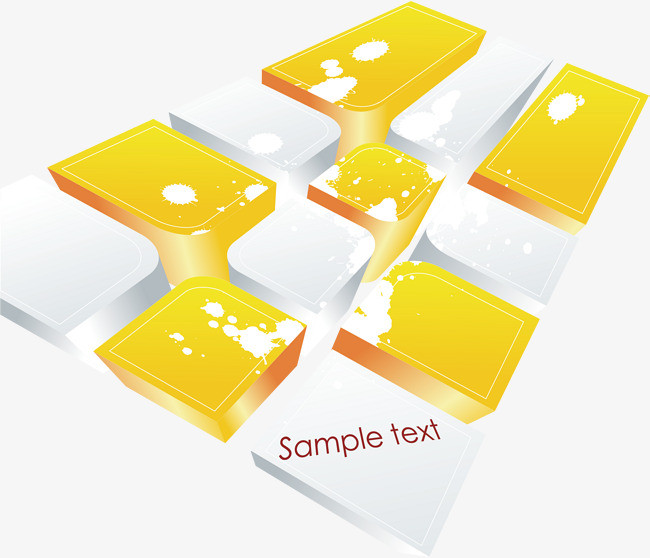
//> input picture opencv/2.jpg, 650 x 558 px
$ ./fastFuriorTransform   (built with g++ and OpenCV 4)
//> lines starting //> are read from the running program, lines starting //| are printed output that depends on the picture
#include <stdio.h>
#include <math.h>
#include <cv.h>
#include <highgui.h>
#include <cvaux.h>
#include <opencv2/opencv.hpp>
#include <opencv2/imgproc/imgproc.hpp>


#define PI 3.14159

using namespace cv;
using namespace std;

Mat dstImage;

/*
由于二维傅里叶变换后得到的矩阵元素数值很大，并且包含实数和虚数。为便于观察分析，需要将变换后的结果进行求模，然后归一化到[0,255]，以便保存为频谱图。
归一化后，大部分像素灰度较低，在频谱图上接近黑色，肉眼不容易察觉，因此还需要使用log函数对低灰度区域进行增强。
另外，由于傅里叶变换本身具有对称性，最终生成的频谱图的四个角也具有对称性，
因此，一般在完成归一化后，还有一个把频谱原点平移到频谱图中心的操作。
对应的求模、归一化和中心平移函数分别为generate_spectrum()、normalize_spectrum()和shift_spectrum_to_center()。
*/

struct CComplex {
	CComplex(float r, float ir):real(r),irreal(ir){}
	CComplex():real(0),irreal(0){}
	float real;
	float irreal;
};

CComplex eMult(const CComplex& a, const CComplex& b) {
	return CComplex(a.real*b.real - a.irreal*b.irreal, a.real*b.irreal + a.irreal*b.real);
}

CComplex eAdd(const CComplex& a, const CComplex& b) {
	return CComplex(a.real + b.real, a.irreal + b.irreal);
}

//求二进制逆序数,得到傅里叶变换蝶形运算需要的原离散序列的顺序
int reverse_bit(int num, int len)
{
	int i, bit;
	unsigned new_num = 0;
	for (i = 0; i < len; i++)
	{
		bit = num & 1;
		new_num <<= 1;
		new_num = new_num | bit;
		num >>= 1;
	}
	return new_num;
}

//判断是否是2的整数次方
int if_binaryNum(int length) {
	int num = 0;
	while (length != 1) {
		if (length % 2 == 0) {
			length = length / 2;
			num++;
		}
		else {
			return -1;
		}
	}
	return num;
}

//将非2的整数次方边长的图片缩放为2的整数次方
Mat binarylizeImage(Mat image) {
	float c = image.cols, r = image.rows;
	int cn = 0, rn = 0, cnew = 2, rnew = 2;
	while (c / 2 > 1) { c = c / 2; cn++;}
	while (r / 2 > 1) { r = r / 2; rn++;}
	while (cn > 0) { cnew = cnew * 2; cn--;}
	while (rn > 0) { rnew = rnew * 2; rn--;}
	resize(image, image, Size(cnew, rnew));
	return image;
}

//FFT
void fastFuriorTransform(Mat image) {
	int lengthC = image.cols;
	int lengthR = image.rows;
	int numC, numR;
	vector<CComplex> resultE;
	Mat furiorResultF = Mat(image.cols, image.rows, CV_32FC1);
	//映射表
	vector <int> mappingC;
	vector <int> mappingR;
	//W值表
	vector <CComplex> mappingWC;
	vector <CComplex> mappingWR;

	//判断输入图片边长是否是2的n次方，如果不符合，调整image大小
	numC = if_binaryNum(lengthC);
	numR = if_binaryNum(lengthR);
	if (numC == -1 || numR == -1) {
		fastFuriorTransform(binarylizeImage(image));
		return;
	}

	//构造映射表
	for (int c = 0; c < image.cols; c++) {
		mappingC.push_back(0);
	}
	for (int r = 0; r < image.rows; r++) {
		mappingR.push_back(0);
	}
	for (int c = 0; c < image.cols; c++) {
		mappingC.at(reverse_bit(c, numC)) = c;  //reverse_bit(c, numC)给出原序列元素应该放置在蝶形运算中的位置
	}
	for (int r = 0; r < image.rows; r++) {
		mappingR.at(reverse_bit(r, numR)) = r;
	}

	//构造W表,相当于旋转因子的x次方
	for (int i = 0; i < lengthC / 2; i++) {
		CComplex w(cosf(2 * PI / lengthC * i), -1 * sinf(2 * PI / lengthC * i));
		mappingWC.push_back(w);
	}
	for (int i = 0; i < lengthR / 2; i++) {
		CComplex w(cosf(2 * PI / lengthR * i), -1 * sinf(2 * PI / lengthR * i));
		mappingWR.push_back(w);
	}

	//初始化
	for (int r = 0; r < lengthR; r++) {
		for (int c = 0; c < lengthC; c++) {
			//利用映射表，并且以0到1区间的32位浮点类型存储灰度值
			//实部为灰度值，虚部为0
			CComplex w((float)image.at<uchar>(mappingR.at(r), mappingC.at(c)) / 255, 0);  //使用mappingR或mappingC得到需要的蝶形坐标
			resultE.push_back(w);  //resultE中存放的其实是蝶形运算需要的重排后的图像数据，但是将图像数据组成了复数，实部为原图像数据，虚部为0
		}
	}

	//循环计算每行
	for (int r = 0; r < lengthR; r++) {
		//循环更新resultE中当前行的数值，即按照蝶形向前层层推进
		for (int i = 0; i < numC; i++) {   //总共有numC级蝶形结构，numC=log2N
			int combineSize = 2 << i;   //代表第m级蝶形运算的个数为2^m
			vector<CComplex> newRow;
			//按照2,4,8,16...为单位进行合并，并更新节点的值
			for (int j = 0; j < lengthC; j = j + combineSize) {  // j是当前的蝶形单元，j + combineSize代表跳到下一个蝶形运算
				int n;
				for (int k = 0; k < combineSize; k++) {  //在一个蝶形中运算
					if (k < (combineSize / 2)) {  //在前N/2， X1()+WX2()
						int w = k * lengthC / combineSize;
						n = k + j + r*lengthC;   // k + j是选出第r行(r*lengthC)的第j个蝶形运算单元
						newRow.push_back(eAdd(resultE.at(n), eMult(resultE.at(n + (combineSize >> 1)), mappingWC.at(w))));
					}
					else {   //在后N/2   X1()-WX2()
						int w = (k - (combineSize >> 1)) * lengthC / combineSize;
						n = k + j - (combineSize >> 1) + r*lengthC;
						newRow.push_back(eAdd(resultE.at(n), eMult(CComplex(-1, 0), eMult(resultE.at(n + (combineSize >> 1)), mappingWC.at(w)))));
					}

				}
			}
			//用newRow来更新resultE中的值
			for (int j = 0; j < lengthC; j++) {
				int n = j + r*lengthC;
				resultE.at(n) = newRow.at(j);
			}
			newRow.clear();
		}
	}

	//循环计算每列
	for (int c = 0; c < lengthC; c++) {
		for (int i = 0; i < numR; i++) {
			int combineSize = 2 << i;
			vector <CComplex> newColum;
			for (int j = 0; j < lengthR; j = j + combineSize) {
				int n;
				for (int k = 0; k < combineSize; k++) {
					if (k < (combineSize >> 1)) {
						int w = k * lengthR / combineSize;
						n = (j + k) * lengthC + c;
						newColum.push_back(eAdd(resultE.at(n), eMult(resultE.at(n + (combineSize >> 1)*lengthC), mappingWR.at(w))));
					}
					else {
						int w = (k - (combineSize >> 1)) * lengthR / combineSize;
						n = (j + k - (combineSize >> 1)) * lengthC + c;
						newColum.push_back(eAdd(resultE.at(n), eMult(CComplex(-1, 0), eMult(resultE.at(n + (combineSize >> 1)*lengthC), mappingWR.at(w)))));
					}
				}
			}
			//用newColum来更新resultE中的值
			for (int j = 0; j < lengthR; j++) {
				int n = j*lengthC + c;
				resultE.at(n) = newColum.at(j);
			}
			newColum.clear();
		}
	}

	//结果存入一个vector<float>中
	float val_max, val_min;
	vector <float> amplitude;
	for (int r = 0; r < lengthR; r++) {
		for (int c = 0; c < lengthC; c++) {
			CComplex e = resultE.at(r*lengthC + c);
			float val = sqrt(e.real*e.real + e.irreal*e.irreal) + 1;
			//对数尺度缩放
			val = log(val);
			amplitude.push_back(val);
			if (c == 0 && r == 0) {
				val_max = val;
				val_min = val;
			}
			else {
				if (val_max < val) val_max = val;
				if (val_min > val) val_min = val;
			}
		}
	}

	//将vector中的数据转存到Mat中，并归一化到0到255区间
	Mat fftResult = Mat(lengthC, lengthR, CV_8UC1);
	for (int i = 0; i < lengthR; i++) {
		for (int j = 0; j < lengthC; j++) {
			int val = (int)((amplitude.at(i*lengthC + j) - val_min) * 255 / (val_max - val_min));
			fftResult.at<uchar>(i, j) = val;
		}
	}

	//调整象限
	int cx = fftResult.cols / 2;
	int cy = fftResult.rows / 2;
	Mat q0(fftResult, Rect(0, 0, cx, cy));
	Mat q1(fftResult, Rect(cx, 0, cx, cy));
	Mat q2(fftResult, Rect(0, cy, cx, cy));
	Mat q3(fftResult, Rect(cx, cy, cx, cy));

	Mat tmp;
	q0.copyTo(tmp);
	q3.copyTo(q0);
	tmp.copyTo(q3);
	q1.copyTo(tmp);
	q2.copyTo(q1);
	tmp.copyTo(q2);

    dstImage = fftResult.clone();
	imwrite("fft.jpg", fftResult);
	imshow("fft", fftResult);
}


int main(void) {
	time_t start, end;
    Mat srcImage = imread("../2.jpg");
//> srcImage is the input picture: 558 rows x 650 cols, CV_8UC3; mean B, G, R 192.9, 233.5, 242
    Mat grayImage;
    imshow("raw",srcImage);
    cvtColor(srcImage,grayImage,COLOR_RGB2GRAY);
	Mat inputImage = grayImage.clone();

	time(&start);
	fastFuriorTransform(inputImage);
//> in binarylizeImage, `resize(image, image, Size(cnew, rnew));`:
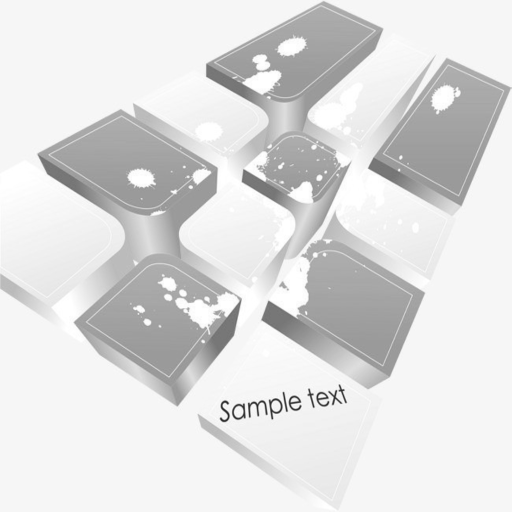
//> image: 1024 rows x 1024 cols, CV_8UC1 (shown at 1/2 size); min 16, max 255, mean 222.2
//> after the loop in fastFuriorTransform (call 2), `for (int r = 0; r < lengthR; r++)`: resultE = 1048576 items
//> the loop in fastFuriorTransform (call 2), `for (int r = 0; r < lengthR; r++)` made 1024 passes
//> val_min on passes 1 to 3: 0.278, 0.221, 0.153
//> after the loop in fastFuriorTransform (call 2), `for (int r = 0; r < lengthR; r++)`: val_max = 13.73; val_min = 0.00182
//> after the loop in fastFuriorTransform (call 2), `for (int i = 0; i < lengthR; i++)`:
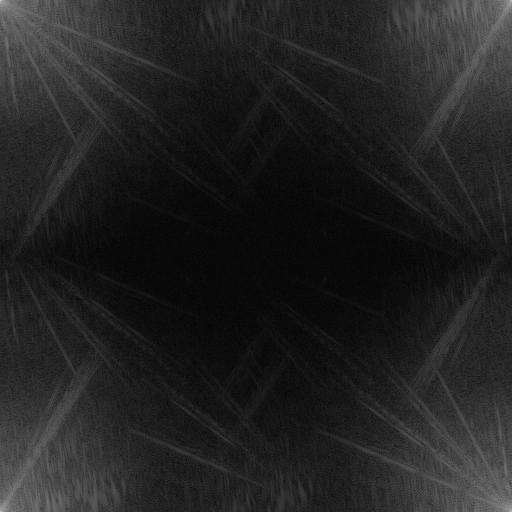
//> fftResult: 1024 rows x 1024 cols, CV_8UC1 (shown at 1/2 size); min 0, max 255, mean 34.2
//> in fastFuriorTransform (call 2), `Mat q0(fftResult, Rect(0, 0, cx, cy));`:
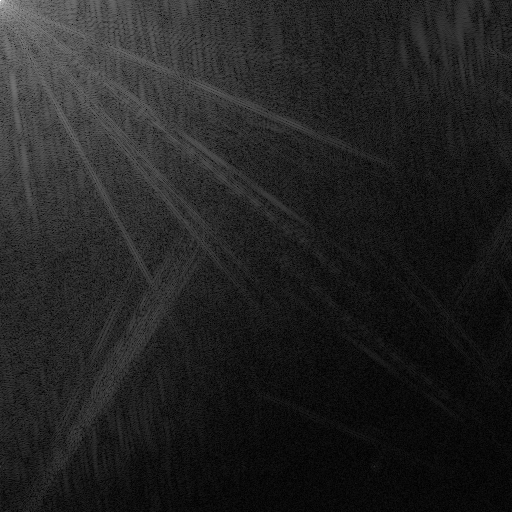
//> q0: 512 rows x 512 cols, CV_8UC1; min 0, max 255, mean 34.2
//> in fastFuriorTransform (call 2), `Mat q1(fftResult, Rect(cx, 0, cx, cy));`:
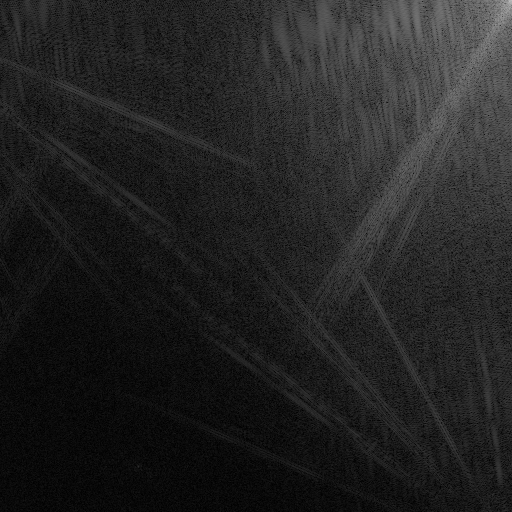
//> q1: 512 rows x 512 cols, CV_8UC1; min 0, max 188, mean 34.3
//> in fastFuriorTransform (call 2), `Mat q2(fftResult, Rect(0, cy, cx, cy));`:
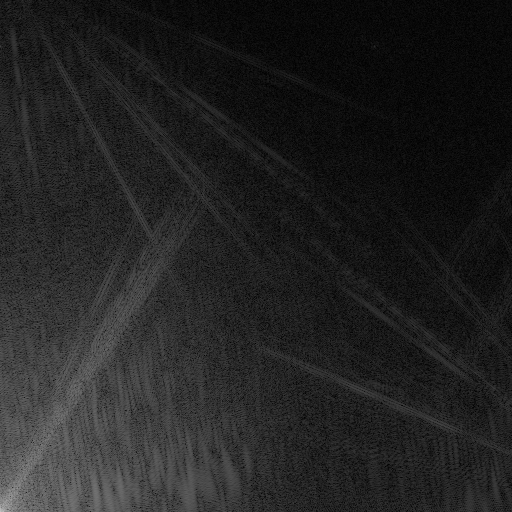
//> q2: 512 rows x 512 cols, CV_8UC1; min 0, max 194, mean 34.3
//> in fastFuriorTransform (call 2), `Mat q3(fftResult, Rect(cx, cy, cx, cy));`:
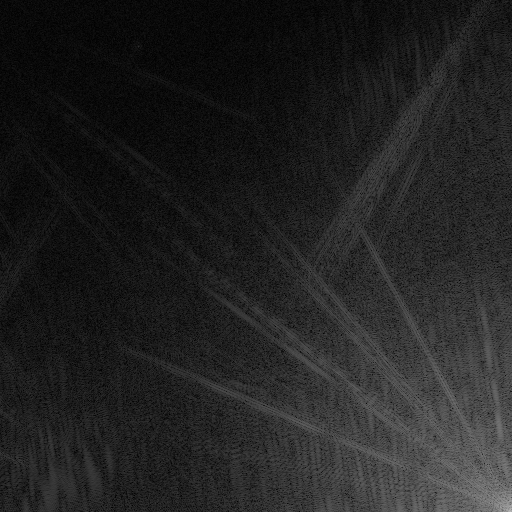
//> q3: 512 rows x 512 cols, CV_8UC1; min 0, max 184, mean 34
//> in fastFuriorTransform (call 2), `tmp.copyTo(q2);`:
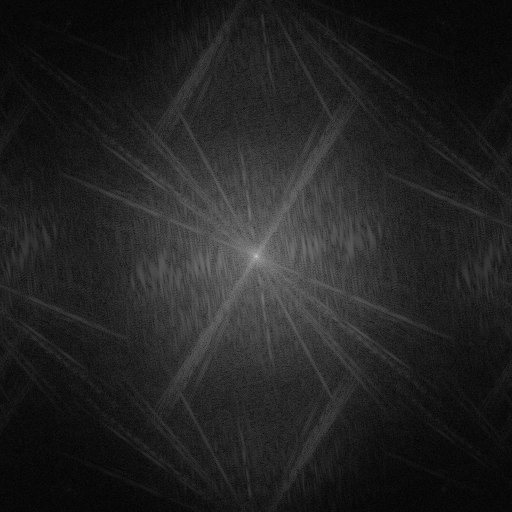
//> fftResult: 1024 rows x 1024 cols, CV_8UC1 (shown at 1/2 size); min 0, max 255, mean 34.2
    Mat out;
	time(&end);
	printf("Total Cost: %fs\n", difftime(end, start));
    imshow("dstImage", dstImage);
	waitKey();
	return 0;
}

$ run again, with opencv/1.jpg copied over opencv/2.jpg
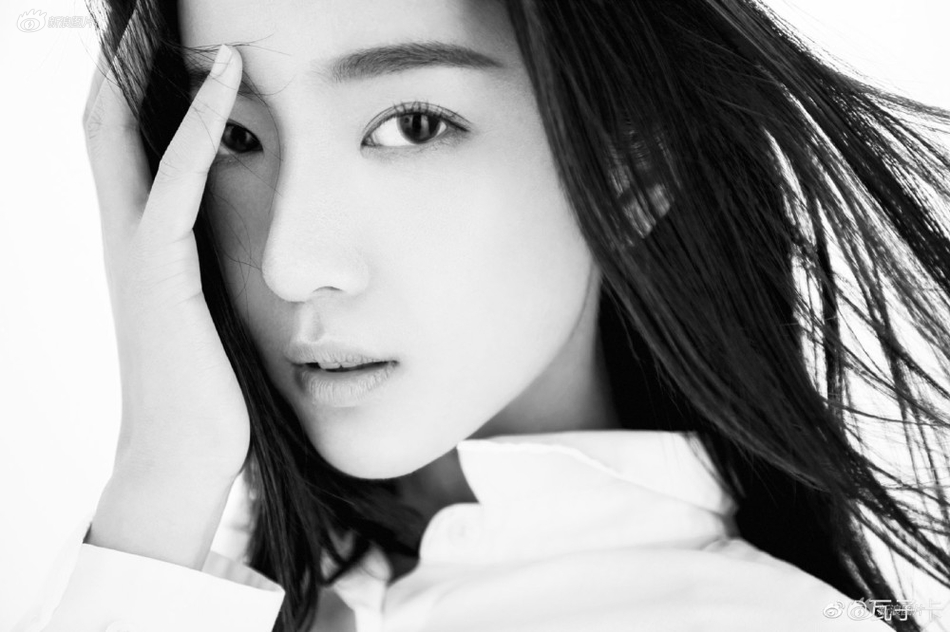
//> input picture opencv/1.jpg, 950 x 632 px
//> srcImage is the input picture: 632 rows x 950 cols, CV_8UC3; min 0, max 255, mean 157.8
//> in binarylizeImage, `resize(image, image, Size(cnew, rnew));`:
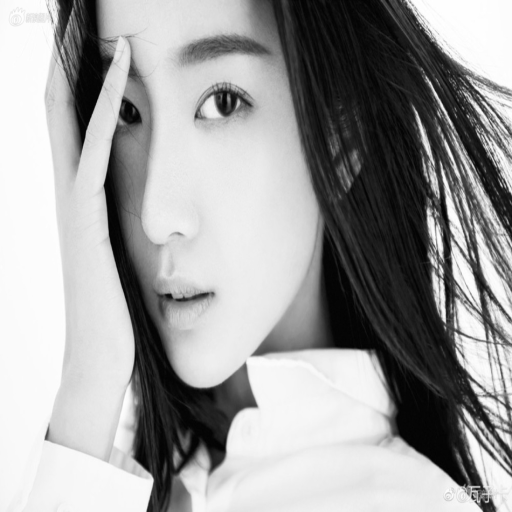
//> image: 1024 rows x 1024 cols, CV_8UC1 (shown at 1/2 size); min 0, max 255, mean 157.7
//> after the loop in fastFuriorTransform (call 2), `for (int r = 0; r < lengthR; r++)`: resultE = 1048576 items
//> the loop in fastFuriorTransform (call 2), `for (int r = 0; r < lengthR; r++)` made 1024 passes
//> val_min on passes 1 to 3: 4.74, 1.74, 1.74
//> after the loop in fastFuriorTransform (call 2), `for (int r = 0; r < lengthR; r++)`: val_max = 13.38; val_min = 0.0016
//> in fastFuriorTransform (call 2), `tmp.copyTo(q2);`:
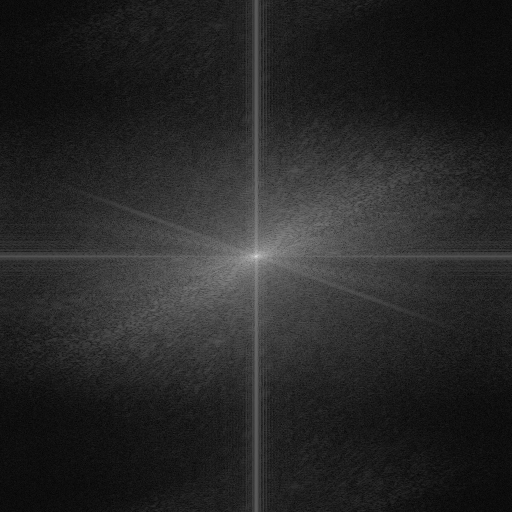
//> fftResult: 1024 rows x 1024 cols, CV_8UC1 (shown at 1/2 size); min 0, max 255, mean 38.9
